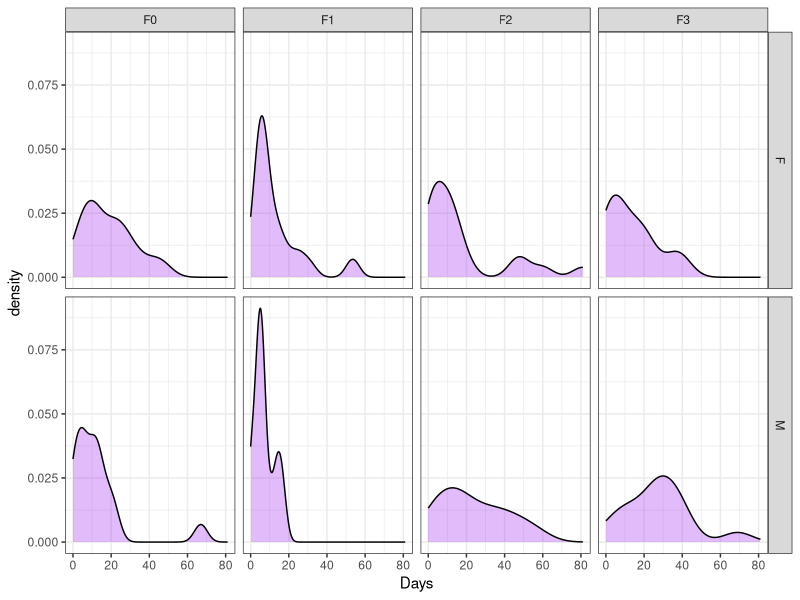

Here is the R script that generated this plot:
library(MASS)
library(tidyverse)
ggplot(data = quine, aes(x = Days)) + 
  geom_density(fill = "purple", alpha = 0.3) + 
  facet_grid(Sex ~ Age) + 
  theme_bw()
ANS <- quine %>% 
  group_by(Sex, Age) %>% 
  summarize(median(Days), IQR(Days))
ANS
